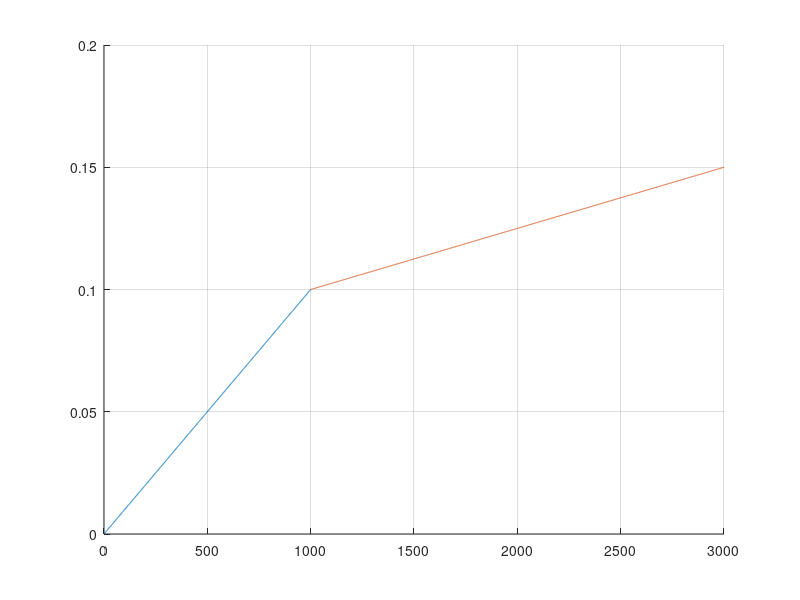

This figure's MATLAB source:
% hw 3 problem 6
% W in this case means weight force 
% Steven Macenski modified Sept 27

% X < d,    k= k1           k1x = W         
% X >= d,   k= k1 + 2k2    xK1 + (2k2)x = W

%(k1 + 2k2)(x+.1) = W     



W = input('Input weight force of W in Newtons:  ');
k1 = 10.^4;
k2 = 1.5*10.^4;
d = .1;

X = W./k1;

if X < d;
    X = X;
elseif X >= d;
    X = ((W+.2.*k2)./(k1 + 2.*k2));
end 
fprintf(1,'\n\n')
fprintf(1,'The deflection is %0.4f\n',X)
fprintf(1,'\n\n')



w = 0:1000;
ww = 1000:3000;
x = w./k1;
xx = ((ww+.2.*k2)./(k1 + 2.*k2));
hold on
grid on
plot(w,x);
plot(ww,xx);
